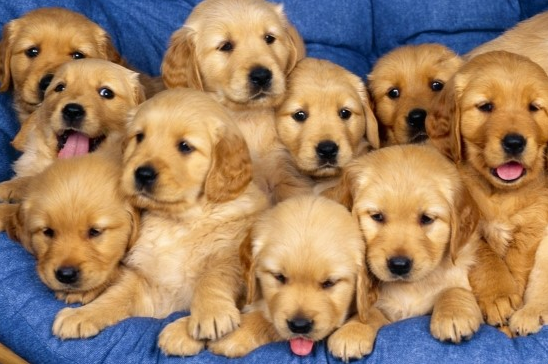
#> input picture Day5/dog.bmp, 548 x 364 px
$ python 1_blurring.py
#> lines starting #> are read from the running program, lines starting #| are printed output that depends on the picture
import cv2
import matplotlib.pyplot as plt
import numpy as np

img = cv2.imread('./dog.bmp')
#> img is the input picture: shape (364, 548, 3); mean B, G, R 100.4, 128.9, 159
dst1 = cv2.cvtColor(img, cv2.COLOR_BGR2RGB)
dst2 = cv2.blur(img, (7, 7))
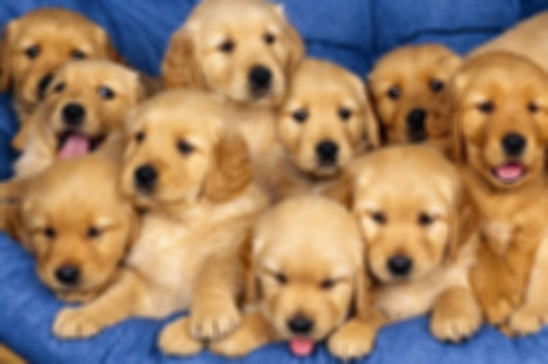
#> dst2: shape (364, 548, 3); mean B, G, R 100.4, 128.9, 159

cv2.imshow('img', img)
cv2.imshow('dst2', dst2)

plt.figure(figsize=(10, 5))
for i, k in enumerate([5, 7, 9]):
    kernel = np.ones((k, k)) / k ** 2
    filtering = cv2.filter2D(dst1, -1, kernel)
    plt.subplot(1, 3, i+1)
    plt.imshow(filtering)
    plt.title('kernel size: {}'.format(k))
    plt.axis('off')
plt.show()
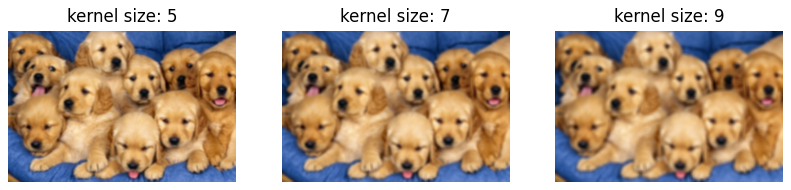
#> figure drawn by matplotlib, 3 panels
cv2.waitKey()

$ run again, with Day5/milkdrop.bmp copied over Day5/dog.bmp
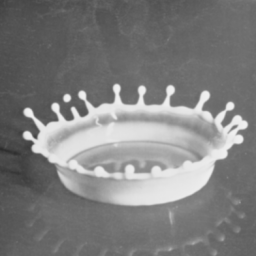
#> input picture Day5/milkdrop.bmp, 256 x 256 px
#> img is the input picture: shape (256, 256, 3); min 44, max 240, mean 126.1
#> `dst2 = cv2.blur(img, (7, 7))`:
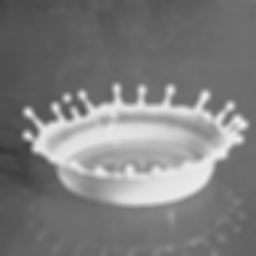
#> dst2: shape (256, 256, 3); min 55, max 237, mean 126.1
#> `plt.show()`:
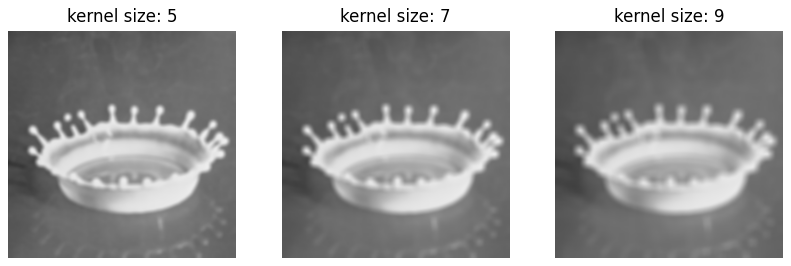
#> figure drawn by matplotlib, 3 panels
